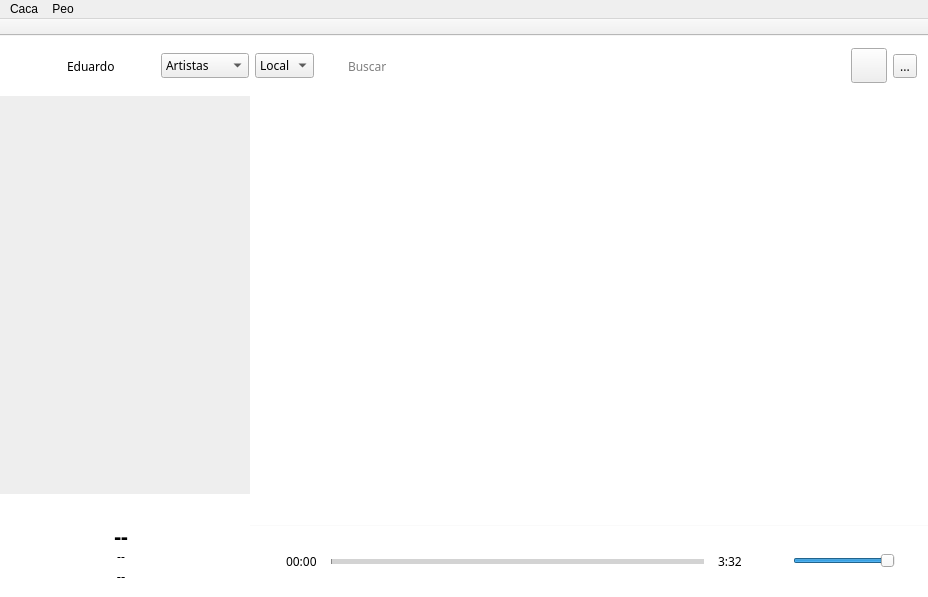
<?xml version="1.0" encoding="UTF-8"?>
<ui version="4.0">
 <class>MainWindow</class>
 <widget class="QMainWindow" name="MainWindow">
  <property name="geometry">
   <rect>
    <x>0</x>
    <y>0</y>
    <width>928</width>
    <height>597</height>
   </rect>
  </property>
  <property name="windowTitle">
   <string>Cuarzo Player</string>
  </property>
  <property name="autoFillBackground">
   <bool>true</bool>
  </property>
  <property name="styleSheet">
   <string notr="true">/*
QComboBox{
	background-color:transparent;
}
QComboBox:item{
	background:#FFF;
}
QComboBox:item:selected{
	background:#2e8af7;
     color:#FFF;
}
QComboBox:item:checked{
	color:#666;
}
QComboBox:item:checked:selected{
	color:#FFF;
}
QComboBox::indicator{
	outline:0px;
	border:0px;
}
QComboBox::indicator:checked{
    image: url(:rec/images/checked.svg);
}
QComboBox::itemIcon{
	background:green;
}
*/
#bottomBarWidget {
    border-top: 1px solid #FAFAFA;
	background:#FFF
}
#main{background:#FFF}
QListWidget::item
{
    background: transparent; 
}
QListWidget::item:selected
{
    background: #009DDC;	
	color:#FFF;
}
#scroll QListWidget::item:selected
{
    background: #009DDC;	
	color:#FFF;
	border-radius: 3px;
}
QTableWidgetItem{
background:red;
}
</string>
  </property>
  <property name="unifiedTitleAndToolBarOnMac">
   <bool>true</bool>
  </property>
  <widget class="QWidget" name="main">
   <property name="styleSheet">
    <string notr="true">font-family:Lucida;
font-size:12px;</string>
   </property>
   <layout class="QVBoxLayout" name="verticalLayout">
    <property name="spacing">
     <number>0</number>
    </property>
    <property name="leftMargin">
     <number>0</number>
    </property>
    <property name="topMargin">
     <number>0</number>
    </property>
    <property name="rightMargin">
     <number>0</number>
    </property>
    <property name="bottomMargin">
     <number>0</number>
    </property>
    <item>
     <widget class="QWidget" name="topBarWidget" native="true">
      <property name="maximumSize">
       <size>
        <width>16777215</width>
        <height>60</height>
       </size>
      </property>
      <property name="styleSheet">
       <string notr="true"/>
      </property>
      <layout class="QHBoxLayout" name="horizontalLayout_3">
       <item>
        <widget class="QLabel" name="profileImage">
         <property name="maximumSize">
          <size>
           <width>40</width>
           <height>40</height>
          </size>
         </property>
         <property name="styleSheet">
          <string notr="true">border-image: url(:rec/images/noUser.jpg) 0 0 0 0 stretch stretch;
min-width:40px;
min-height:40px;
border-radius:20px;
</string>
         </property>
         <property name="frameShape">
          <enum>QFrame::Box</enum>
         </property>
         <property name="text">
          <string/>
         </property>
         <property name="scaledContents">
          <bool>true</bool>
         </property>
        </widget>
       </item>
       <item>
        <spacer name="hS1">
         <property name="orientation">
          <enum>Qt::Horizontal</enum>
         </property>
         <property name="sizeType">
          <enum>QSizePolicy::Fixed</enum>
         </property>
         <property name="sizeHint" stdset="0">
          <size>
           <width>10</width>
           <height>20</height>
          </size>
         </property>
        </spacer>
       </item>
       <item>
        <widget class="QLabel" name="userName">
         <property name="text">
          <string>Eduardo</string>
         </property>
        </widget>
       </item>
       <item>
        <spacer name="hS2">
         <property name="orientation">
          <enum>Qt::Horizontal</enum>
         </property>
         <property name="sizeType">
          <enum>QSizePolicy::Fixed</enum>
         </property>
         <property name="sizeHint" stdset="0">
          <size>
           <width>40</width>
           <height>20</height>
          </size>
         </property>
        </spacer>
       </item>
       <item>
        <widget class="QComboBox" name="displayMode">
         <item>
          <property name="text">
           <string>Artistas</string>
          </property>
          <property name="icon">
           <iconset resource="resources.qrc">
            <normaloff>:/rec/images/artists.png</normaloff>:/rec/images/artists.png</iconset>
          </property>
         </item>
         <item>
          <property name="text">
           <string>Albums</string>
          </property>
          <property name="icon">
           <iconset resource="resources.qrc">
            <normaloff>:/rec/images/albums.png</normaloff>:/rec/images/albums.png</iconset>
          </property>
         </item>
         <item>
          <property name="text">
           <string>Canciones</string>
          </property>
          <property name="icon">
           <iconset resource="resources.qrc">
            <normaloff>:/rec/images/songs.png</normaloff>:/rec/images/songs.png</iconset>
          </property>
         </item>
         <item>
          <property name="text">
           <string>Listas</string>
          </property>
          <property name="icon">
           <iconset resource="resources.qrc">
            <normaloff>:/rec/images/playlists.png</normaloff>:/rec/images/playlists.png</iconset>
          </property>
         </item>
        </widget>
       </item>
       <item>
        <widget class="QComboBox" name="locationMode">
         <property name="font">
          <font>
           <family>Lucida</family>
           <pointsize>-1</pointsize>
          </font>
         </property>
         <item>
          <property name="text">
           <string>Local</string>
          </property>
          <property name="icon">
           <iconset resource="resources.qrc">
            <normaloff>:/rec/images/local.png</normaloff>:/rec/images/local.png</iconset>
          </property>
         </item>
         <item>
          <property name="text">
           <string>Nube</string>
          </property>
          <property name="icon">
           <iconset resource="resources.qrc">
            <normaloff>:/rec/images/cloud.png</normaloff>:/rec/images/cloud.png</iconset>
          </property>
         </item>
         <item>
          <property name="text">
           <string>Todo</string>
          </property>
          <property name="icon">
           <iconset resource="resources.qrc">
            <normaloff>:/rec/images/star.png</normaloff>:/rec/images/star.png</iconset>
          </property>
         </item>
        </widget>
       </item>
       <item>
        <layout class="QHBoxLayout" name="searchBar" stretch="0,0">
         <property name="spacing">
          <number>0</number>
         </property>
         <property name="sizeConstraint">
          <enum>QLayout::SetDefaultConstraint</enum>
         </property>
         <item>
          <widget class="QLabel" name="searchIcon">
           <property name="sizePolicy">
            <sizepolicy hsizetype="Fixed" vsizetype="Fixed">
             <horstretch>0</horstretch>
             <verstretch>0</verstretch>
            </sizepolicy>
           </property>
           <property name="minimumSize">
            <size>
             <width>26</width>
             <height>26</height>
            </size>
           </property>
           <property name="maximumSize">
            <size>
             <width>26</width>
             <height>26</height>
            </size>
           </property>
           <property name="sizeIncrement">
            <size>
             <width>0</width>
             <height>0</height>
            </size>
           </property>
           <property name="styleSheet">
            <string notr="true">background-color:#FFF;
padding:4px;
border-top-left-radius: 3px;
border-bottom-left-radius: 3px;
left:10px;</string>
           </property>
           <property name="text">
            <string/>
           </property>
           <property name="pixmap">
            <pixmap resource="resources.qrc">:/rec/images/search.png</pixmap>
           </property>
           <property name="scaledContents">
            <bool>true</bool>
           </property>
           <property name="margin">
            <number>0</number>
           </property>
           <property name="indent">
            <number>-1</number>
           </property>
          </widget>
         </item>
         <item>
          <widget class="QLineEdit" name="searchBarInput">
           <property name="enabled">
            <bool>true</bool>
           </property>
           <property name="maximumSize">
            <size>
             <width>200</width>
             <height>26</height>
            </size>
           </property>
           <property name="focusPolicy">
            <enum>Qt::ClickFocus</enum>
           </property>
           <property name="toolTip">
            <string/>
           </property>
           <property name="styleSheet">
            <string notr="true">border-top-right-radius: 3px;
border-bottom-right-radius: 3px;
padding:5px;
padding-left:0px;</string>
           </property>
           <property name="inputMask">
            <string/>
           </property>
           <property name="frame">
            <bool>false</bool>
           </property>
           <property name="placeholderText">
            <string>Buscar</string>
           </property>
           <property name="clearButtonEnabled">
            <bool>false</bool>
           </property>
          </widget>
         </item>
        </layout>
       </item>
       <item>
        <spacer name="hS3">
         <property name="orientation">
          <enum>Qt::Horizontal</enum>
         </property>
         <property name="sizeHint" stdset="0">
          <size>
           <width>40</width>
           <height>20</height>
          </size>
         </property>
        </spacer>
       </item>
       <item>
        <widget class="QToolButton" name="syncButton">
         <property name="text">
          <string/>
         </property>
         <property name="icon">
          <iconset resource="resources.qrc">
           <normaloff>:/rec/images/refresh.png</normaloff>:/rec/images/refresh.png</iconset>
         </property>
         <property name="iconSize">
          <size>
           <width>28</width>
           <height>28</height>
          </size>
         </property>
        </widget>
       </item>
       <item>
        <widget class="QToolButton" name="addMusicButton">
         <property name="text">
          <string>...</string>
         </property>
         <property name="icon">
          <iconset resource="resources.qrc">
           <normaloff>:/rec/images/add.png</normaloff>:/rec/images/add.png</iconset>
         </property>
         <property name="iconSize">
          <size>
           <width>22</width>
           <height>22</height>
          </size>
         </property>
        </widget>
       </item>
      </layout>
     </widget>
    </item>
    <item>
     <widget class="QWidget" name="body" native="true">
      <property name="autoFillBackground">
       <bool>false</bool>
      </property>
      <property name="styleSheet">
       <string notr="true">#leftBar{
	border-right:solid 1px #CCC;
}</string>
      </property>
      <layout class="QHBoxLayout" name="horizontalLayout_7">
       <property name="spacing">
        <number>0</number>
       </property>
       <property name="leftMargin">
        <number>0</number>
       </property>
       <property name="topMargin">
        <number>0</number>
       </property>
       <property name="rightMargin">
        <number>0</number>
       </property>
       <property name="bottomMargin">
        <number>0</number>
       </property>
       <item>
        <widget class="QWidget" name="leftBar" native="true">
         <property name="sizePolicy">
          <sizepolicy hsizetype="Expanding" vsizetype="Minimum">
           <horstretch>5</horstretch>
           <verstretch>0</verstretch>
          </sizepolicy>
         </property>
         <property name="minimumSize">
          <size>
           <width>250</width>
           <height>0</height>
          </size>
         </property>
         <property name="maximumSize">
          <size>
           <width>250</width>
           <height>16777210</height>
          </size>
         </property>
         <property name="sizeIncrement">
          <size>
           <width>0</width>
           <height>0</height>
          </size>
         </property>
         <property name="baseSize">
          <size>
           <width>250</width>
           <height>0</height>
          </size>
         </property>
         <property name="styleSheet">
          <string notr="true">#listView{
background:#EEE;
}</string>
         </property>
         <layout class="QVBoxLayout" name="verticalLayout_3">
          <property name="spacing">
           <number>0</number>
          </property>
          <property name="leftMargin">
           <number>0</number>
          </property>
          <property name="topMargin">
           <number>0</number>
          </property>
          <property name="rightMargin">
           <number>0</number>
          </property>
          <property name="bottomMargin">
           <number>0</number>
          </property>
          <item>
           <widget class="QListWidget" name="listView">
            <property name="sizePolicy">
             <sizepolicy hsizetype="Expanding" vsizetype="Expanding">
              <horstretch>0</horstretch>
              <verstretch>100</verstretch>
             </sizepolicy>
            </property>
            <property name="baseSize">
             <size>
              <width>0</width>
              <height>0</height>
             </size>
            </property>
            <property name="font">
             <font>
              <family>Lucida</family>
              <pointsize>-1</pointsize>
             </font>
            </property>
            <property name="focusPolicy">
             <enum>Qt::NoFocus</enum>
            </property>
            <property name="frameShape">
             <enum>QFrame::NoFrame</enum>
            </property>
           </widget>
          </item>
          <item>
           <widget class="QFrame" name="displayer">
            <property name="sizePolicy">
             <sizepolicy hsizetype="MinimumExpanding" vsizetype="MinimumExpanding">
              <horstretch>1</horstretch>
              <verstretch>1</verstretch>
             </sizepolicy>
            </property>
            <property name="minimumSize">
             <size>
              <width>0</width>
              <height>100</height>
             </size>
            </property>
            <property name="maximumSize">
             <size>
              <width>16777215</width>
              <height>400</height>
             </size>
            </property>
            <property name="baseSize">
             <size>
              <width>0</width>
              <height>200</height>
             </size>
            </property>
            <property name="frameShape">
             <enum>QFrame::NoFrame</enum>
            </property>
            <property name="frameShadow">
             <enum>QFrame::Raised</enum>
            </property>
            <layout class="QVBoxLayout" name="verticalLayout_4">
             <property name="spacing">
              <number>1</number>
             </property>
             <property name="sizeConstraint">
              <enum>QLayout::SetMinimumSize</enum>
             </property>
             <property name="topMargin">
              <number>15</number>
             </property>
             <item>
              <widget class="QLabel" name="artWork">
               <property name="minimumSize">
                <size>
                 <width>0</width>
                 <height>0</height>
                </size>
               </property>
               <property name="maximumSize">
                <size>
                 <width>220</width>
                 <height>220</height>
                </size>
               </property>
               <property name="text">
                <string/>
               </property>
               <property name="pixmap">
                <pixmap resource="resources.qrc">:/rec/images/artWork.png</pixmap>
               </property>
               <property name="scaledContents">
                <bool>true</bool>
               </property>
               <property name="alignment">
                <set>Qt::AlignCenter</set>
               </property>
              </widget>
             </item>
             <item>
              <widget class="QTableWidget" name="displayInfo">
               <property name="minimumSize">
                <size>
                 <width>220</width>
                 <height>0</height>
                </size>
               </property>
               <property name="maximumSize">
                <size>
                 <width>16777215</width>
                 <height>60</height>
                </size>
               </property>
               <property name="focusPolicy">
                <enum>Qt::NoFocus</enum>
               </property>
               <property name="frameShape">
                <enum>QFrame::NoFrame</enum>
               </property>
               <property name="frameShadow">
                <enum>QFrame::Plain</enum>
               </property>
               <property name="verticalScrollBarPolicy">
                <enum>Qt::ScrollBarAlwaysOff</enum>
               </property>
               <property name="horizontalScrollBarPolicy">
                <enum>Qt::ScrollBarAlwaysOff</enum>
               </property>
               <property name="autoScroll">
                <bool>false</bool>
               </property>
               <property name="editTriggers">
                <set>QAbstractItemView::NoEditTriggers</set>
               </property>
               <property name="tabKeyNavigation">
                <bool>false</bool>
               </property>
               <property name="showDropIndicator" stdset="0">
                <bool>false</bool>
               </property>
               <property name="dragDropOverwriteMode">
                <bool>false</bool>
               </property>
               <property name="showGrid">
                <bool>false</bool>
               </property>
               <property name="wordWrap">
                <bool>false</bool>
               </property>
               <property name="cornerButtonEnabled">
                <bool>false</bool>
               </property>
               <attribute name="horizontalHeaderVisible">
                <bool>false</bool>
               </attribute>
               <attribute name="horizontalHeaderDefaultSectionSize">
                <number>220</number>
               </attribute>
               <attribute name="horizontalHeaderHighlightSections">
                <bool>false</bool>
               </attribute>
               <attribute name="horizontalHeaderMinimumSectionSize">
                <number>0</number>
               </attribute>
               <attribute name="verticalHeaderVisible">
                <bool>false</bool>
               </attribute>
               <attribute name="verticalHeaderDefaultSectionSize">
                <number>20</number>
               </attribute>
               <attribute name="verticalHeaderHighlightSections">
                <bool>false</bool>
               </attribute>
               <attribute name="verticalHeaderMinimumSectionSize">
                <number>0</number>
               </attribute>
               <row>
                <property name="text">
                 <string/>
                </property>
               </row>
               <row>
                <property name="text">
                 <string/>
                </property>
               </row>
               <row>
                <property name="text">
                 <string/>
                </property>
               </row>
               <column>
                <property name="text">
                 <string/>
                </property>
                <property name="textAlignment">
                 <set>AlignCenter</set>
                </property>
               </column>
               <item row="0" column="0">
                <property name="text">
                 <string>--</string>
                </property>
                <property name="font">
                 <font>
                  <pointsize>16</pointsize>
                  <weight>75</weight>
                  <bold>true</bold>
                 </font>
                </property>
                <property name="textAlignment">
                 <set>AlignCenter</set>
                </property>
                <property name="flags">
                 <set>NoItemFlags</set>
                </property>
               </item>
               <item row="1" column="0">
                <property name="text">
                 <string>--</string>
                </property>
                <property name="textAlignment">
                 <set>AlignCenter</set>
                </property>
                <property name="background">
                 <brush brushstyle="NoBrush">
                  <color alpha="255">
                   <red>66</red>
                   <green>66</green>
                   <blue>66</blue>
                  </color>
                 </brush>
                </property>
                <property name="flags">
                 <set>NoItemFlags</set>
                </property>
               </item>
               <item row="2" column="0">
                <property name="text">
                 <string>--</string>
                </property>
                <property name="font">
                 <font>
                  <pointsize>10</pointsize>
                 </font>
                </property>
                <property name="textAlignment">
                 <set>AlignCenter</set>
                </property>
                <property name="background">
                 <brush brushstyle="NoBrush">
                  <color alpha="255">
                   <red>101</red>
                   <green>101</green>
                   <blue>101</blue>
                  </color>
                 </brush>
                </property>
                <property name="flags">
                 <set>NoItemFlags</set>
                </property>
               </item>
              </widget>
             </item>
            </layout>
           </widget>
          </item>
         </layout>
        </widget>
       </item>
       <item>
        <widget class="QWidget" name="middleBar" native="true">
         <property name="sizePolicy">
          <sizepolicy hsizetype="Expanding" vsizetype="Preferred">
           <horstretch>11</horstretch>
           <verstretch>0</verstretch>
          </sizepolicy>
         </property>
         <property name="autoFillBackground">
          <bool>true</bool>
         </property>
         <property name="styleSheet">
          <string notr="true">#content{
background:#FFF;
}</string>
         </property>
         <layout class="QVBoxLayout" name="verticalLayout_2" stretch="0,0">
          <property name="spacing">
           <number>0</number>
          </property>
          <property name="leftMargin">
           <number>0</number>
          </property>
          <property name="topMargin">
           <number>0</number>
          </property>
          <property name="rightMargin">
           <number>0</number>
          </property>
          <property name="bottomMargin">
           <number>0</number>
          </property>
          <item>
           <widget class="QWidget" name="content" native="true">
            <property name="autoFillBackground">
             <bool>false</bool>
            </property>
            <property name="styleSheet">
             <string notr="true"/>
            </property>
            <layout class="QVBoxLayout" name="verticalLayout_5">
             <property name="spacing">
              <number>0</number>
             </property>
             <property name="leftMargin">
              <number>0</number>
             </property>
             <property name="topMargin">
              <number>0</number>
             </property>
             <property name="rightMargin">
              <number>0</number>
             </property>
             <property name="bottomMargin">
              <number>0</number>
             </property>
             <item>
              <widget class="QScrollArea" name="scrollArea">
               <property name="autoFillBackground">
                <bool>false</bool>
               </property>
               <property name="styleSheet">
                <string notr="true">#scroll{
background:#FFF;
}</string>
               </property>
               <property name="frameShape">
                <enum>QFrame::NoFrame</enum>
               </property>
               <property name="horizontalScrollBarPolicy">
                <enum>Qt::ScrollBarAlwaysOff</enum>
               </property>
               <property name="widgetResizable">
                <bool>true</bool>
               </property>
               <widget class="QWidget" name="scroll">
                <property name="geometry">
                 <rect>
                  <x>0</x>
                  <y>0</y>
                  <width>678</width>
                  <height>435</height>
                 </rect>
                </property>
                <property name="autoFillBackground">
                 <bool>false</bool>
                </property>
                <layout class="QVBoxLayout" name="verticalLayout_7">
                 <property name="spacing">
                  <number>0</number>
                 </property>
                 <property name="leftMargin">
                  <number>0</number>
                 </property>
                 <property name="topMargin">
                  <number>0</number>
                 </property>
                 <property name="rightMargin">
                  <number>0</number>
                 </property>
                 <property name="bottomMargin">
                  <number>0</number>
                 </property>
                </layout>
               </widget>
              </widget>
             </item>
            </layout>
           </widget>
          </item>
          <item>
           <widget class="QWidget" name="bottomBarWidget" native="true">
            <property name="maximumSize">
             <size>
              <width>16777215</width>
              <height>80</height>
             </size>
            </property>
            <property name="autoFillBackground">
             <bool>false</bool>
            </property>
            <property name="styleSheet">
             <string notr="true">QToolButton{
	background:#FFF;
	border:none;
}</string>
            </property>
            <layout class="QHBoxLayout" name="horizontalLayout">
             <property name="spacing">
              <number>0</number>
             </property>
             <property name="leftMargin">
              <number>0</number>
             </property>
             <property name="topMargin">
              <number>0</number>
             </property>
             <property name="rightMargin">
              <number>0</number>
             </property>
             <property name="bottomMargin">
              <number>0</number>
             </property>
             <item>
              <widget class="QWidget" name="playerButtons" native="true">
               <layout class="QHBoxLayout" name="horizontalLayout_4"/>
              </widget>
             </item>
             <item>
              <widget class="QWidget" name="timer" native="true">
               <property name="minimumSize">
                <size>
                 <width>300</width>
                 <height>0</height>
                </size>
               </property>
               <layout class="QHBoxLayout" name="horizontalLayout_2">
                <item>
                 <widget class="QLabel" name="currentTime">
                  <property name="styleSheet">
                   <string notr="true">margin-right:5px</string>
                  </property>
                  <property name="text">
                   <string>00:00</string>
                  </property>
                 </widget>
                </item>
                <item>
                 <widget class="QSlider" name="timePosition">
                  <property name="styleSheet">
                   <string notr="true">QSlider:horizontal {
    min-height: 50px;
}
QSlider::groove:horizontal {
height: 5px;
border-radius: 0px;
}
QSlider::handle:horizontal {
	image:none;
}
QSlider::sub-page:qlineargradient {
background: #888;
}
QSlider::add-page:qlineargradient {
background: lightgrey;
}</string>
                  </property>
                  <property name="maximum">
                   <number>100000</number>
                  </property>
                  <property name="orientation">
                   <enum>Qt::Horizontal</enum>
                  </property>
                 </widget>
                </item>
                <item>
                 <widget class="QLabel" name="remainTime">
                  <property name="styleSheet">
                   <string notr="true">margin-left:5px;</string>
                  </property>
                  <property name="text">
                   <string>3:32</string>
                  </property>
                 </widget>
                </item>
               </layout>
              </widget>
             </item>
             <item>
              <widget class="QWidget" name="volume" native="true">
               <property name="minimumSize">
                <size>
                 <width>120</width>
                 <height>0</height>
                </size>
               </property>
               <property name="maximumSize">
                <size>
                 <width>150</width>
                 <height>16777215</height>
                </size>
               </property>
               <layout class="QHBoxLayout" name="horizontalLayout_5">
                <item>
                 <widget class="QLabel" name="volumeIcon">
                  <property name="minimumSize">
                   <size>
                    <width>20</width>
                    <height>20</height>
                   </size>
                  </property>
                  <property name="maximumSize">
                   <size>
                    <width>20</width>
                    <height>20</height>
                   </size>
                  </property>
                  <property name="text">
                   <string/>
                  </property>
                  <property name="pixmap">
                   <pixmap resource="resources.qrc">:/rec/images/volume-high.svg</pixmap>
                  </property>
                  <property name="scaledContents">
                   <bool>true</bool>
                  </property>
                 </widget>
                </item>
                <item>
                 <widget class="QSlider" name="volumeSlider">
                  <property name="maximum">
                   <number>100</number>
                  </property>
                  <property name="value">
                   <number>100</number>
                  </property>
                  <property name="orientation">
                   <enum>Qt::Horizontal</enum>
                  </property>
                 </widget>
                </item>
               </layout>
              </widget>
             </item>
             <item>
              <widget class="QWidget" name="playMode" native="true">
               <layout class="QHBoxLayout" name="horizontalLayout_6"/>
              </widget>
             </item>
            </layout>
           </widget>
          </item>
         </layout>
        </widget>
       </item>
      </layout>
     </widget>
    </item>
   </layout>
  </widget>
  <widget class="QMenuBar" name="menuBar">
   <property name="geometry">
    <rect>
     <x>0</x>
     <y>0</y>
     <width>928</width>
     <height>22</height>
    </rect>
   </property>
   <widget class="QMenu" name="menuCaca">
    <property name="title">
     <string>Caca</string>
    </property>
   </widget>
   <widget class="QMenu" name="menuPeo">
    <property name="title">
     <string>Peo</string>
    </property>
   </widget>
   <addaction name="menuCaca"/>
   <addaction name="menuPeo"/>
  </widget>
  <widget class="QToolBar" name="toolBar">
   <property name="font">
    <font>
     <family>Lucida Grande</family>
    </font>
   </property>
   <property name="windowTitle">
    <string>toolBar</string>
   </property>
   <property name="autoFillBackground">
    <bool>true</bool>
   </property>
   <property name="styleSheet">
    <string notr="true">color:#444;</string>
   </property>
   <property name="movable">
    <bool>false</bool>
   </property>
   <attribute name="toolBarArea">
    <enum>TopToolBarArea</enum>
   </attribute>
   <attribute name="toolBarBreak">
    <bool>false</bool>
   </attribute>
  </widget>
 </widget>
 <layoutdefault spacing="6" margin="11"/>
 <resources>
  <include location="resources.qrc"/>
 </resources>
 <connections/>
</ui>
